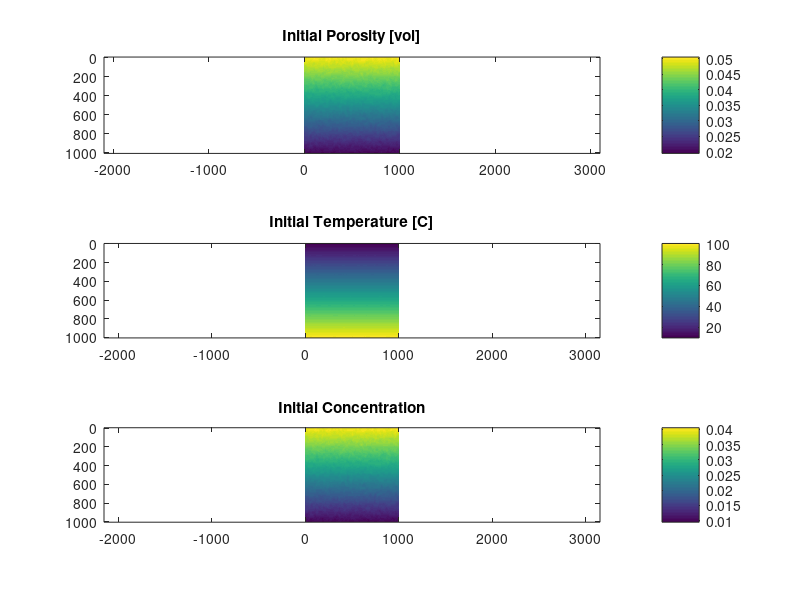

Here is the MATLAB script that generated this plot: (Note: this script raises an error after producing the figure.)
clear; close all; clc;

%% SET MODEL PARAMETERS

% set domain parameters
N     = 200;      % num. grid size
D     = 1e3;      % phys. domain depth [m]
h     = D./N;     % grid spacing [m] 

% set physical parameters

mu    = 1e-3;     % pore fluid viscosity (water) [Pa s]
a     = 5e-3;     % grain size of matrix (sandstone) [m]
b     = 100;      % geom. factor for permeability [1]
n     = 3;        % permeability powerlaw [1]
rhol0 = 1000;     % fluid density [kg/m3]
grav  = 9.81;     % gravity [m/s2]
kC    = 1e-7;      % chemical diffusivity [m2/s]  
kT    = 1e-6;     % thermal diffusivity [m2/s]
aT    = 1e-4;     % thermal expansivity [1/K]
gC    = 0.1;       % chemical density contrast [1/wt]

% set initial condition parameters
f0    = 0.05;     % background porosity [vol]
f1    = 0.02;     % base porosity [vol]  
df    = 0.001;    % perturbation amplitude [vol]
T0    = 10;       % top temperature [C]
T1    = 100;      % base temperature [C]
dT    = 0.1;      % perturbation amplitude [C]
C0    = 0.04;     % top concentration  [C]
C1    = 0.01;     % base concentration [C]
dC    = 0.001;    % perturbation amplitude [C]
smth  = (N/50)^2; % smoothness of random noise


% set model timing parameters
tend  = 1e11;     % model stopping time [s]
nop   = 10;       % print output every 'nop' steps

% set numerical solver parameters
CFL   = 0.75;     % Courant number to limit time step size
tol   = 1e-8;     % residual tolerance for iterative solver
alpha = 0.99;     % step size for iterative solver
beta  = 0.95;     % damping parameter for iterative solver


%% INITIAL MODEL SETUP

% initialise grid coordinates
x = linspace(-h/2,D+h/2,N+2);
z = linspace(-h/2,D+h/2,N+2);
[X,Z] = meshgrid(x,z);

% initialise smooth random noise
rng(5);
rn = rand(N+2,N+2) - 0.5;
for i=1:smth
   rn(2:end-1,2:end-1) = rn(2:end-1,2:end-1) ...
                       + diff(rn(:,2:end-1),2,1)./8 ...
                       + diff(rn(2:end-1,:),2,2)./8;
    rn([1 end],:) = (rn([end-1 2],:));
    rn(:,[1 end]) = (rn(:,[end-1 2]));
end
rn = rn./max(abs(rn(:)));

% set initial condition
f = f0 + (f1-f0) .* Z/D + df.*rn;  % porosity    (linear decrease + random perturbation)
T = T0 + (T1-T0) .* Z/D + dT.*rn;  % temperature (linear increase + random perturbation)
C = C0 + (C1-C0) .* Z/D + dC.*rn;  % composition (linear increase + random perturbation)

figure(1);
subplot(3,1,1)
imagesc(x,z,f); axis equal tight; colorbar;
title('Initial Porosity [vol]')
subplot(3,1,2)
imagesc(x,z,T); axis equal tight; colorbar;
title('Initial Temperature [C]')
subplot(3,1,3)
imagesc(x,z,C); axis equal tight; colorbar;
title('Initial Concentration')
drawnow

% prepare solution & residual arrays for VP solver
w = zeros(N+1,N+2);  % vertical Darcy speed
u = zeros(N+2,N+1);  % horizontal Darcy speed
p = zeros(N+2,N+2);  % pore fluid pressure
F = zeros(N+2,N+2);  % residual for pressure equation


%% MAIN TIME STEPPING LOOP
m    = 0;
time = 0;
while time <= tend

    fprintf(1,'\n\n*****  step = %d,  time = %e [s] \n\n',m,time);

    % calculate permeability [m2]
    k = a^2/b * f.^n;  % Kozeny-Carman relationship
    
    % calculate Darcy coefficient [m2/Pas]
    K = k/mu;
    
    % calculate iterative step size
    dtau = (h/2)^2./K;
        
    % update density difference
    Drho = rhol0.*(- aT.*(T-mean(T,2))) + gC.*(C-mean(C,2));
    
    
    % UPDATE VELOCITY-PRESSURE SOLUTION (PSEUDO-TRANSIENT SOLVER)
    Fnorm = 1e6;
    pi    = p;
    it    = 0;
    while Fnorm >= tol || it < 100
        
        % store previous iterative solution guesses
        pii = pi; pi = p;
        
        % calculate pressure gradient [Pa/m]
        gradPz = diff(p,1,1)./h;  % vertical gradient
        gradPx = diff(p,1,2)./h;  % horizontal gradient
        
        % calculate Darcy segregation speed [m/s]
        w = -(K(1:end-1,:)+K(2:end,:))./2 .* (gradPz + (Drho(1:end-1,:)+Drho(2:end,:))./2.*grav);
        u = -(K(:,1:end-1)+K(:,2:end))./2 .* (gradPx + 0                                       );
        
        % calculate residual of pressure equation
        F(2:end-1,2:end-1) = diff(w(:,2:end-1),1,1)./h + diff(u(2:end-1,:),1,2)./h;

        % update pressure solution
        p = pi - alpha.*F.*dtau + beta.*(pi-pii);
        
        % apply pressure boundary conditions
        p(:,1  ) = p(:,2    );
        p(:,end) = p(:,end-1);
        p(1  ,:) = p(2    ,:) + (Drho(1  ,:)+Drho(2    ,:))./2.*grav.*h;
        p(end,:) = p(end-1,:) - (Drho(end,:)+Drho(end-1,:))./2.*grav.*h;
        
        % get preconditioned residual norm to monitor convergence
        Fnorm = norm(F(:).*dtau(:),2)./norm(p(:),2);
        
        % print convergence
        if ~mod(it,100); fprintf(1,'---  %d,  %e\n',it+1,Fnorm); end
        
        it = it+1;
    end
    fprintf(1,'---  %d,  %e\n\n',it,Fnorm);
        
    % UPDATE TEMPERATURE SOLUTION (EXPLICIT SOLVER)
    dt = CFL .* min([(h/2)/max(abs(w(:))) , (h/2)/max(abs(u(:))) , (h/2)^2./kT]);  % diffusive timestep

    % calculate temperature diffusion
    T(2:end-1,2:end-1) = T(2:end-1,2:end-1) + kT.* (diff(T(:,2:end-1),2,1)./h^2 ...
                                                   + diff(T(2:end-1,:),2,2)./h^2) .* dt;
    
    % calculate temperature advection
    wp = max(0, (w(1:end-1,2:end-1)+w(2:end,2:end-1))./2);
    wm = min(0, (w(1:end-1,2:end-1)+w(2:end,2:end-1))./2);
    up = max(0, (u(2:end-1,1:end-1)+u(2:end-1,2:end))./2);
    um = min(0, (u(2:end-1,1:end-1)+u(2:end-1,2:end))./2);
    
    grdTzp = diff(T(2:end  ,2:end-1),1,1)./h;
    grdTzm = diff(T(1:end-1,2:end-1),1,1)./h;
    grdTxp = diff(T(2:end-1,2:end  ),1,2)./h;
    grdTxm = diff(T(2:end-1,1:end-1),1,2)./h;
    
    T(2:end-1,2:end-1) = T(2:end-1,2:end-1) - (wp.*grdTzm + wm.*grdTzp ...
                                            +  up.*grdTxm + um.*grdTxp) .* dt;

    % apply temperature boundary conditions
    T(:,1  ) = T(:,2    );  % left boundary: insulating
    T(:,end) = T(:,end-1);  % right boundary: unsulating
    T(1  ,:) = 0;           % top boundary: isothermal
    T(end,:) = T0;          % bottom boundary: isothermal
    
    
    % UPDATE CONCENTRATION SOLUTION (EXPLICIT SOLVER)
    dt = CFL .* min([(h/2)/max(abs(w(:))) , (h/2)/max(abs(u(:))) , (h/2)^2./kT]);  % diffusive timestep

    % calculate concentration diffusion
    C(2:end-1,2:end-1) = C(2:end-1,2:end-1) + kT.* (diff(C(:,2:end-1),2,1)./h^2 ...
                                                   + diff(C(2:end-1,:),2,2)./h^2) .* dt;
    
    % calculate concentration advection
    wp = max(0, (w(1:end-1,2:end-1)+w(2:end,2:end-1))./2);
    wm = min(0, (w(1:end-1,2:end-1)+w(2:end,2:end-1))./2);
    up = max(0, (u(2:end-1,1:end-1)+u(2:end-1,2:end))./2);
    um = min(0, (u(2:end-1,1:end-1)+u(2:end-1,2:end))./2);
    
    grdCzp = diff(C(2:end  ,2:end-1),1,1)./h;
    grdCzm = diff(C(1:end-1,2:end-1),1,1)./h;
    grdCxp = diff(C(2:end-1,2:end  ),1,2)./h;
    grdCxm = diff(C(2:end-1,1:end-1),1,2)./h;
    
    C(2:end-1,2:end-1) = C(2:end-1,2:end-1) - (wp.*grdCzm + wm.*grdCzp ...
                                            +  up.*grdCxm + um.*grdCxp) .* dt;

    % apply concentration boundary conditions
    C(:,1  ) = C(:,2    );  % left boundary: closed
    C(:,end) = C(:,end-1);  % right boundary: closed
    C(1  ,:) = C0;          % top boundary: isoconcentrate
    C(end,:) = 0;           % bottom boundary: isoconcentrate
    
    
    % plot solution
    if ~mod(m,nop)
        figure(2);
        sgtitle(sprintf('Time elapsed %.1f years', time/31557600))
        subplot(2,3,1);
        imagesc(x,z,-w.*3600*24*365.25); axis equal tight; colorbar;
        title('Segregation z-speed [m/yr]')
        subplot(2,3,2);
        imagesc(x,z,u.*3600*24*365.25); axis equal tight; colorbar;
        title('Segregation x-speed [m/yr]')
        subplot(2,3,3);
        imagesc(x,z,p); axis equal tight; colorbar;
        title('Dynamic fluid pressure [Pa]')
        subplot(2,3,4);
        imagesc(x,z,T); axis equal tight; colorbar;
        title('Temperature [C]')
        subplot(2,3,5);
        imagesc(x,z,C); axis equal tight; colorbar;
        title('Concentration [mol?]')
        subplot(2,3,6);
        imagesc(x,z,f); axis equal tight; colorbar;
        title('Porosity')
        drawnow  
            
        print(num2str(m),'-dpng')
        
        
      
    end
    
    % update time and step count
    m    = m + 1;
    time = time + dt;  

end 
